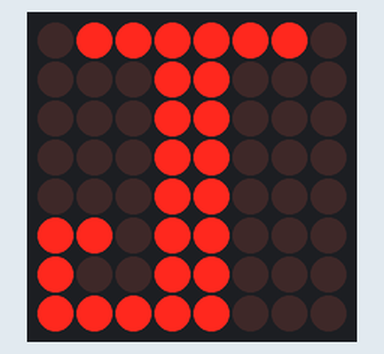
Recording of a sketch running on a simulated Arduino Uno, built with avr-gcc and run on an emulated ATmega328P. Parts: 8×8 LED matrix.

Above: at 0.1 s.

The sketch:

testMatrixDrawer.ino
```cpp
#include <Wire.h>
#include "Adafruit_LEDBackpack.h"
#include "Adafruit_GFX.h"

Adafruit_8x8matrix matrix = Adafruit_8x8matrix();

static const uint8_t PROGMEM
jaeger[] =
{
B01111110,
B00011000,
B00011000,
B00011000,
B00011000,
B11011000,
B10011000,
B11111000
};


void setup() {
  matrix.begin(0x70);  // pass in the address

}

void loop() {
  matrix.clear();
  matrix.drawBitmap(0, 0, jaeger, 8, 8, LED_ON);
  matrix.writeDisplay();
  delay(500);

}
```
